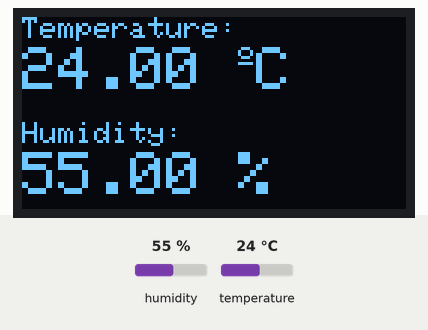
Bench run of a sketch on a simulated ESP8266 (NodeMCU). Shown: 128×64 one-colour display. Inputs (shaded band) come from the test bench; at power-on: humidity 55 %, temperature 24 °C. What the sketch prints to the serial monitor is not drawn.

Above: at 5.9 s.
6.0 s: humidity set to 22 %
At 10.9 s:
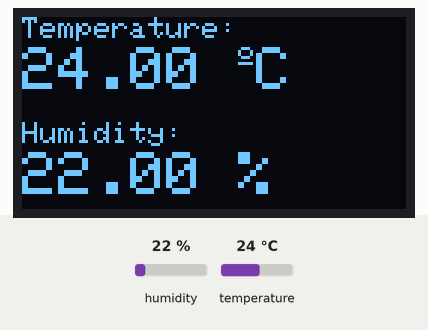
12.0 s: temperature set to 12 °C
At 16.5 s:
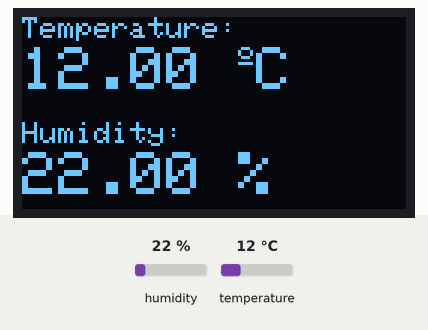
18.0 s: humidity set to 40 %
At 20.9 s:
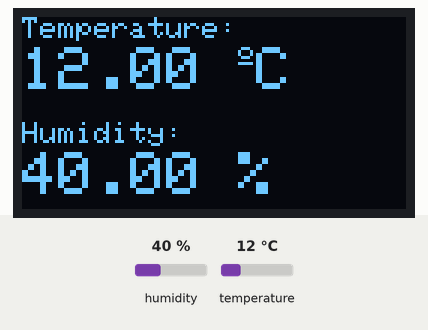
24.0 s: temperature set to 19 °C
At 26.5 s:
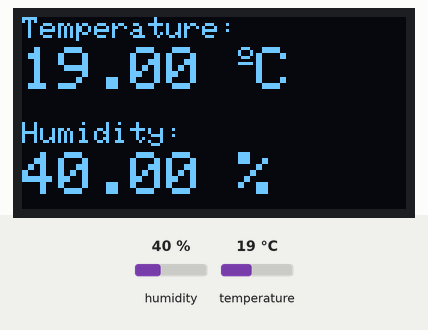
Timing chart, 0 to 28.0 s (numbered marks = the images above; inputs shaded):
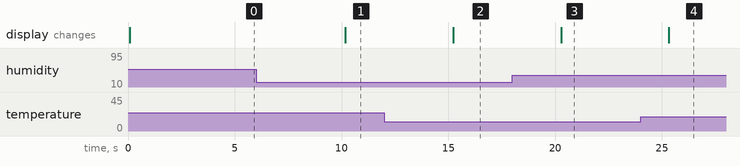

Measured:
- after the input at 6.0 s, the display: changes after 4.2 s (image 1)
- after the input at 12.0 s, the display: changes after 3.2 s (image 2)
- after the input at 18.0 s, the display: changes after 2.3 s (image 3)
- after the input at 24.0 s, the display: changes after 1.3 s (image 4)

The sketch:

Experiment_1.ino
```cpp
#include <DHT.h>
#include <Wire.h>
#include <Adafruit_GFX.h>
#include <Adafruit_SSD1306.h>
#include <Adafruit_Sensor.h>

#define SCREEN_WIDTH 128
#define SCREEN_HEIGHT 64

#define DHT_PIN D5
#define DHT_TYPE DHT11

DHT dht(DHT_PIN, DHT_TYPE);

#define OLED_RESET -1
Adafruit_SSD1306 display(SCREEN_WIDTH, SCREEN_HEIGHT, &Wire, OLED_RESET);


void setup() {
  // put your setup code here, to run once:
  Serial.begin(9600);
  if (!display.begin(SSD1306_SWITCHCAPVCC, 0x3C)){
    Serial.println(F("SSD1306 allocation failed"));
    for(;;);
  }
  dht.begin();
  display.clearDisplay();
  display.setTextColor(WHITE);
}

void loop() {
  // put your main code here, to run repeatedly:
  float humid = dht.readHumidity();
  float temp = dht.readTemperature();

  display.clearDisplay();

  if (isnan(humid) || isnan(temp)) {
    display.setTextSize(1);
    display.setCursor(0, 0);
    display.print("Failed to read from DHT sensor!");
    Serial.print("Failed to read from DHT sensor!");
    display.display();
    return;
  }

  display.setTextSize(1);
  display.setCursor(0,0);
  display.print("Temperature: ");
  display.setTextSize(2);
  display.setCursor(0,10);
  display.print(temp);
  display.print(" ");
  display.setTextSize(1);
  display.cp437(true);
  display.write(167);
  display.setTextSize(2);
  display.print("C");

  display.setTextSize(1);
  display.setCursor(0, 35);
  display.print("Humidity: ");
  display.setTextSize(2);
  display.setCursor(0, 45);
  display.print(humid);
  display.print(" %");

  display.display();

  Serial.print("Humidity = ");
  Serial.println(humid);
  Serial.print("Temperature = ");
  Serial.println(temp);

  delay(5000);
}
```
